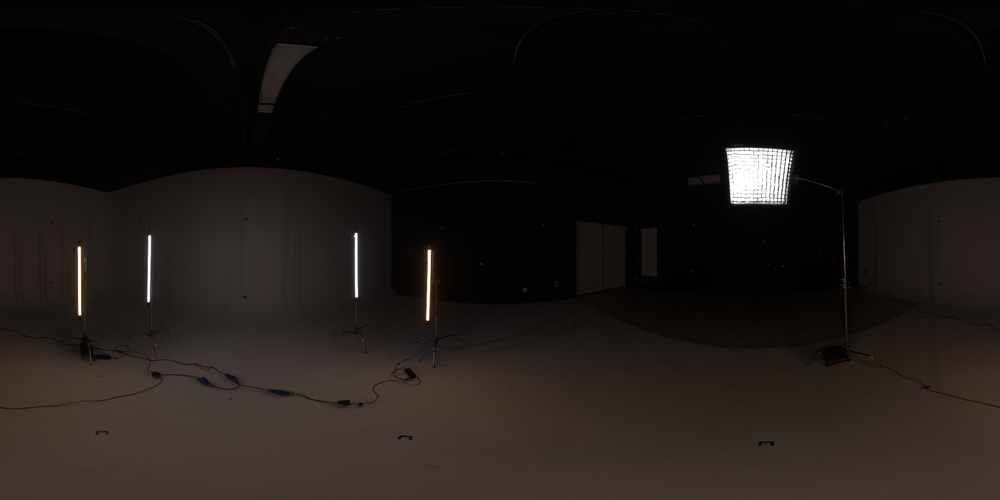
#> input picture env.png, 1000 x 500 px, shrunk from 2048 x 1024 before the run
$ python blur_env.py
#> lines starting #> are read from the running program, lines starting #| are printed output that depends on the picture
from PIL import Image, ImageFilter

img = Image.open("env.png").convert("RGB")
# Сильное размытие — детали HDRI исчезают
blurred = img.filter(ImageFilter.GaussianBlur(radius=40))
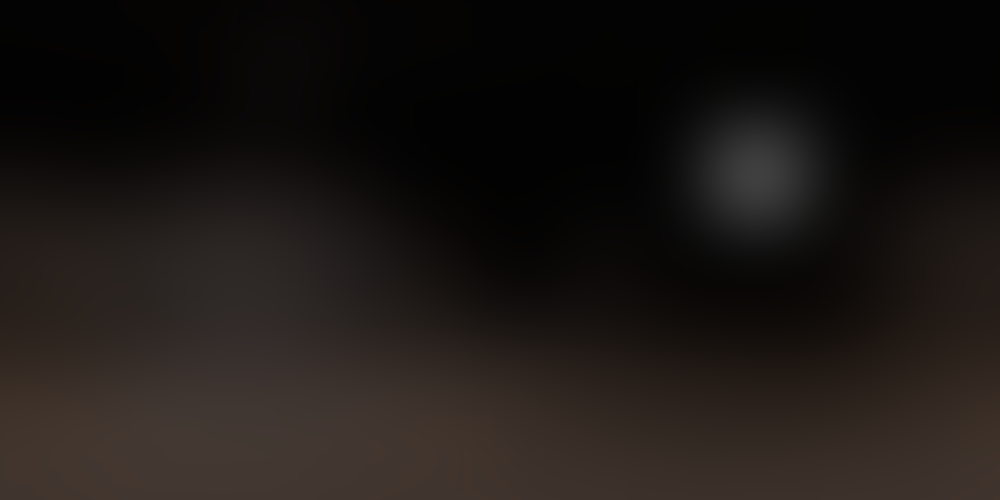
#> blurred: PIL image 1000x500 RGB; mean R, G, B 28.3, 23.5, 20.8
blurred.save("env_blur.png")
print("OK: env_blur.png создан")
